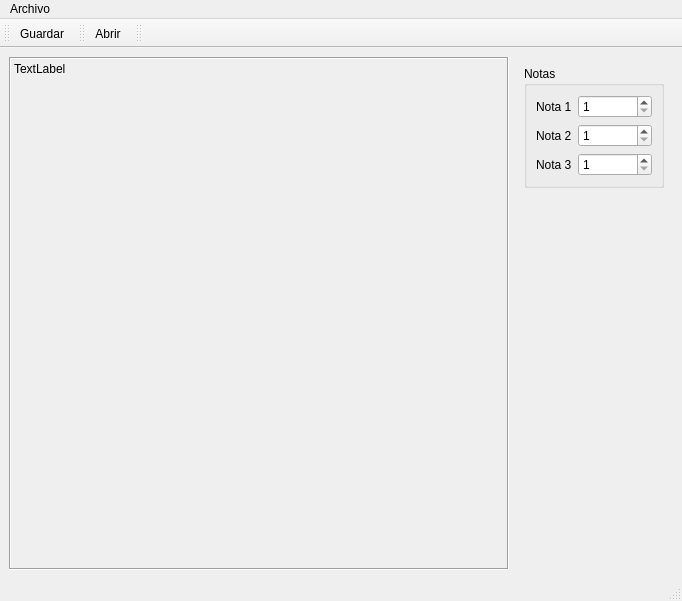
<?xml version="1.0" encoding="UTF-8"?>
<ui version="4.0">
 <class>Principal</class>
 <widget class="QMainWindow" name="Principal">
  <property name="geometry">
   <rect>
    <x>0</x>
    <y>0</y>
    <width>682</width>
    <height>601</height>
   </rect>
  </property>
  <property name="windowTitle">
   <string>Principal</string>
  </property>
  <property name="windowIcon">
   <iconset>
    <normaloff>:/img/barra-grafica.png</normaloff>:/img/barra-grafica.png</iconset>
  </property>
  <property name="styleSheet">
   <string notr="true"/>
  </property>
  <widget class="QWidget" name="centralwidget">
   <layout class="QHBoxLayout" name="horizontalLayout">
    <item>
     <widget class="QLabel" name="outCuadro">
      <property name="minimumSize">
       <size>
        <width>500</width>
        <height>500</height>
       </size>
      </property>
      <property name="styleSheet">
       <string notr="true"/>
      </property>
      <property name="frameShape">
       <enum>QFrame::Box</enum>
      </property>
      <property name="frameShadow">
       <enum>QFrame::Sunken</enum>
      </property>
      <property name="text">
       <string>TextLabel</string>
      </property>
      <property name="alignment">
       <set>Qt::AlignLeading|Qt::AlignLeft|Qt::AlignTop</set>
      </property>
     </widget>
    </item>
    <item>
     <layout class="QVBoxLayout" name="verticalLayout_2">
      <item>
       <widget class="QWidget" name="widget" native="true">
        <layout class="QVBoxLayout" name="verticalLayout">
         <item>
          <widget class="QGroupBox" name="groupBox">
           <property name="title">
            <string>Notas</string>
           </property>
           <layout class="QFormLayout" name="formLayout">
            <item row="0" column="0">
             <widget class="QLabel" name="label">
              <property name="text">
               <string>Nota 1</string>
              </property>
             </widget>
            </item>
            <item row="0" column="1">
             <widget class="QSpinBox" name="nota1">
              <property name="minimum">
               <number>1</number>
              </property>
              <property name="maximum">
               <number>100</number>
              </property>
             </widget>
            </item>
            <item row="1" column="0">
             <widget class="QLabel" name="label_2">
              <property name="text">
               <string>Nota 2</string>
              </property>
             </widget>
            </item>
            <item row="1" column="1">
             <widget class="QSpinBox" name="nota2">
              <property name="minimum">
               <number>1</number>
              </property>
              <property name="maximum">
               <number>100</number>
              </property>
             </widget>
            </item>
            <item row="2" column="0">
             <widget class="QLabel" name="label_3">
              <property name="text">
               <string>Nota 3</string>
              </property>
             </widget>
            </item>
            <item row="2" column="1">
             <widget class="QSpinBox" name="nota3">
              <property name="minimum">
               <number>1</number>
              </property>
              <property name="maximum">
               <number>100</number>
              </property>
             </widget>
            </item>
           </layout>
          </widget>
         </item>
        </layout>
       </widget>
      </item>
      <item>
       <spacer name="verticalSpacer">
        <property name="orientation">
         <enum>Qt::Vertical</enum>
        </property>
        <property name="sizeHint" stdset="0">
         <size>
          <width>20</width>
          <height>40</height>
         </size>
        </property>
       </spacer>
      </item>
     </layout>
    </item>
   </layout>
  </widget>
  <widget class="QMenuBar" name="menubar">
   <property name="geometry">
    <rect>
     <x>0</x>
     <y>0</y>
     <width>682</width>
     <height>22</height>
    </rect>
   </property>
   <widget class="QMenu" name="menuArchivo">
    <property name="title">
     <string>Archivo</string>
    </property>
    <addaction name="actionAbrir"/>
    <addaction name="actionGuardar"/>
    <addaction name="actionSalir"/>
   </widget>
   <addaction name="menuArchivo"/>
  </widget>
  <widget class="QStatusBar" name="statusbar"/>
  <widget class="QToolBar" name="toolBar">
   <property name="windowTitle">
    <string>toolBar</string>
   </property>
   <attribute name="toolBarArea">
    <enum>TopToolBarArea</enum>
   </attribute>
   <attribute name="toolBarBreak">
    <bool>false</bool>
   </attribute>
   <addaction name="actionGuardar"/>
  </widget>
  <widget class="QToolBar" name="toolBar_2">
   <property name="windowTitle">
    <string>toolBar_2</string>
   </property>
   <attribute name="toolBarArea">
    <enum>TopToolBarArea</enum>
   </attribute>
   <attribute name="toolBarBreak">
    <bool>false</bool>
   </attribute>
   <addaction name="actionAbrir"/>
  </widget>
  <widget class="QToolBar" name="toolBar_3">
   <property name="windowTitle">
    <string>toolBar_3</string>
   </property>
   <attribute name="toolBarArea">
    <enum>TopToolBarArea</enum>
   </attribute>
   <attribute name="toolBarBreak">
    <bool>false</bool>
   </attribute>
  </widget>
  <action name="actionGuardar">
   <property name="icon">
    <iconset resource="Resources.qrc">
     <normaloff>:/img/disquete.png</normaloff>:/img/disquete.png</iconset>
   </property>
   <property name="text">
    <string>Guardar</string>
   </property>
   <property name="shortcut">
    <string>Ctrl+S</string>
   </property>
  </action>
  <action name="actionSalir">
   <property name="icon">
    <iconset resource="Resources.qrc">
     <normaloff>:/img/salida-de-emergencia.png</normaloff>:/img/salida-de-emergencia.png</iconset>
   </property>
   <property name="text">
    <string>Salir</string>
   </property>
   <property name="shortcut">
    <string>Ctrl+Q</string>
   </property>
  </action>
  <action name="actionAbrir">
   <property name="icon">
    <iconset resource="Resources.qrc">
     <normaloff>:/img/archivo-nuevo.png</normaloff>:/img/archivo-nuevo.png</iconset>
   </property>
   <property name="text">
    <string>Abrir</string>
   </property>
   <property name="shortcut">
    <string>Ctrl+O</string>
   </property>
  </action>
 </widget>
 <resources>
  <include location="Resources.qrc"/>
 </resources>
 <connections>
  <connection>
   <sender>actionSalir</sender>
   <signal>triggered()</signal>
   <receiver>Principal</receiver>
   <slot>close()</slot>
   <hints>
    <hint type="sourcelabel">
     <x>-1</x>
     <y>-1</y>
    </hint>
    <hint type="destinationlabel">
     <x>340</x>
     <y>295</y>
    </hint>
   </hints>
  </connection>
 </connections>
</ui>
